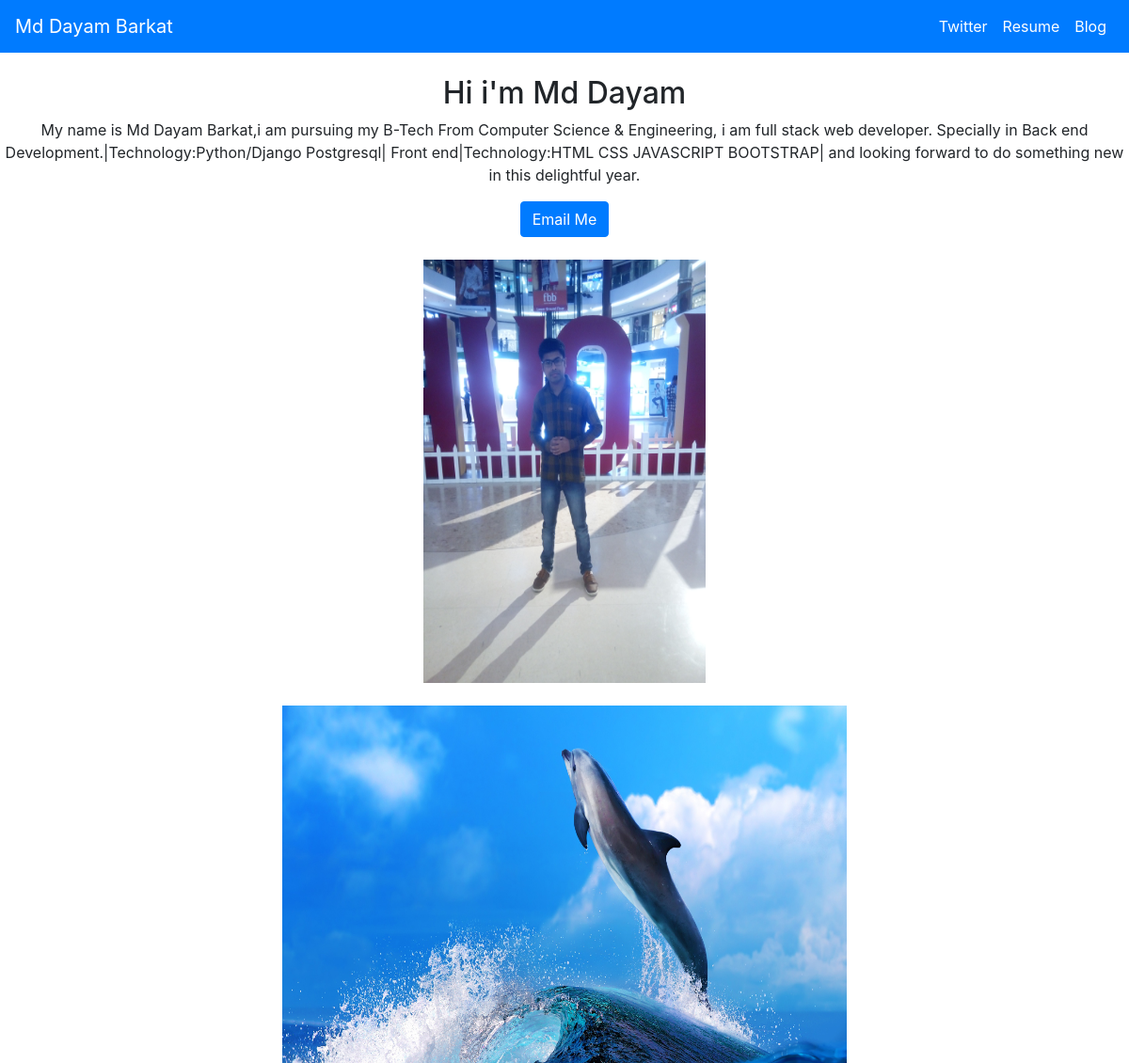
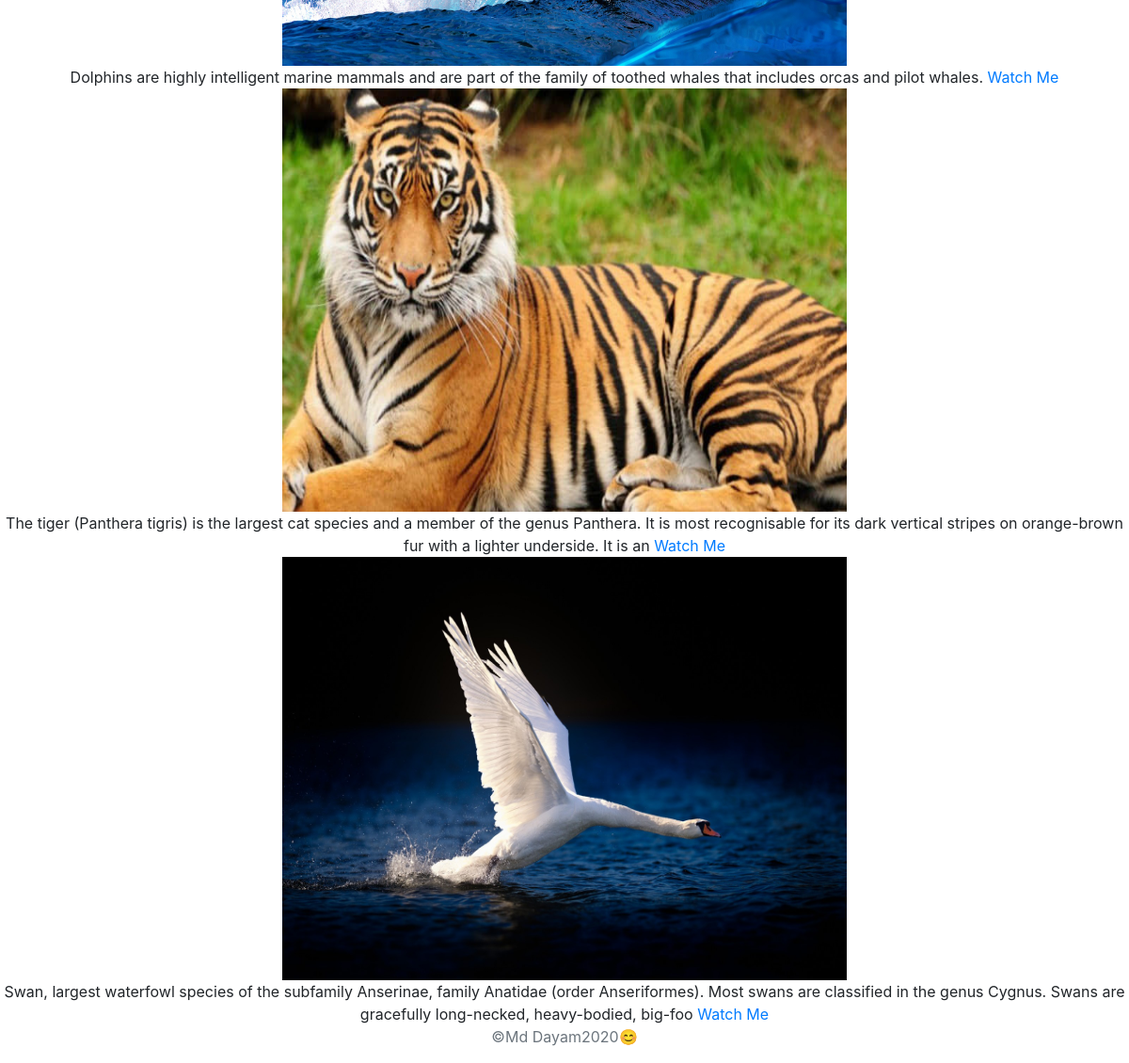
The page / on the database its author committed (2 pictures, top to bottom).
### jobs/models.py (models this page shows)
class Job(models.Model):
    image=models.ImageField(upload_to='images/')
    summary=models.TextField(max_length=200)
    url=models.URLField(max_length=250)

### jobs/views.py (the view)
# urls.py: path('',jobs.views.home,name='home'),
def home(request):
    jobs=Job.objects.all()
    return  render(request,'jobs/home.html',{'jobs':jobs})

### jobs/templates/jobs/home.html (shortened to what this page needs)
<!doctype html>
<html lang="en">
{% load staticfiles %}
  <head>
      <link rel="stylesheet" href="https://stackpath.bootstrapcdn.com/bootstrap/4.4.1/css/bootstrap.min.css">
</head>
  </head>
  <body>
    <nav class="navbar navbar-expand-lg navbar-dark bg-primary">
  <a class="navbar-brand" href=" {% url 'home'%}">Md Dayam Barkat </a>
  <div class="collapse navbar-collapse" id="navbarSupportedContent">
    <ul class="navbar-nav ml-auto">
      <li class="nav-item active">
        <a class="nav-link" href="http://twitter.com/dayam_md">Twitter <span class="sr-only">(current)</span></a>
      </li>
      <li class="nav-item active">
        <a class="nav-link" href="{% static 'my_resume (1).pdf' %}"  >Resume</a>
      </li>
      <li class="nav-item active">
        <a class="nav-link" href="{% url 'allblogs'%}">Blog</a>
      </li>
    </ul>
  </div>
</nav>
    <br/>
    <center><h2> Hi i'm Md Dayam</h2></center>
    <center><p>My name is Md Dayam Barkat,i am pursuing my B-Tech From Computer Science & Engineering, i am full stack web developer.
        Specially in Back end Development.|Technology:Python/Django Postgresql| Front end|Technology:HTML CSS JAVASCRIPT BOOTSTRAP|
        and looking forward to do something new in this delightful year.
    <br>
    <center><a href="mailto:barkatdayam1999@gmail.com"class="btn btn-primary">Email Me</a></center
    <br/>
    <br/>
    <img src=" {% static 'dayam.jpg' %}" width="300" height="450">
        <br/>
        <br/>
    {% for job in jobs.all%}
    <center><img src="   {{job.image.url}}" height="450" width="600"/></center>
        {{ job.summary }}
         <a href="{{job.url}}">Watch Me</a>
        <br/>
    {% endfor %}
      <footer class="text-muted">
        <div class="container">
          <center>
            <p>©Md Dayam{% now "Y"%}😊</p>
          </center>
        </div>
      </footer>
  </body>
</html>

### rows shown on the page
Job: image (picture), summary "Dolphins are highly intelligent marine mammals and are part of the family of toothed whales that includes orcas and pilot whales."
Job: image (picture), summary "The tiger (Panthera tigris) is the largest cat species and a member of the genus Panthera. It is most recognisable for its dark vertical stripes on orange-brown fur with a lighter underside. It is an"
Job: image (picture), summary "Swan, largest waterfowl species of the subfamily Anserinae, family Anatidae (order Anseriformes). Most swans are classified in the genus Cygnus. Swans are gracefully long-necked, heavy-bodied, big-foo"
